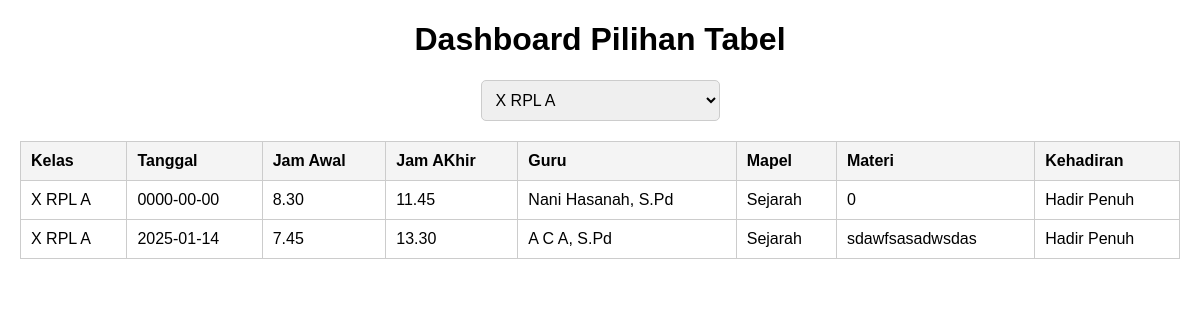
/tes.php?id=1, run on the app's committed database.
### tables this page shows
CREATE TABLE `tb_riwayat` (
  `id_riwayat` int(11) NOT NULL,
  `id_kelas` int(11) NOT NULL,
  `id_guru` int(11) NOT NULL,
  `id_mapel` int(11) NOT NULL,
  `tanggal` date NOT NULL,
  `id_awal` int(11) NOT NULL,
  `id_akhir` int(11) NOT NULL,
  `materi` text NOT NULL,
  `id_kehadiran` int(11) NOT NULL
);

CREATE TABLE `kelas` (
  `id_kelas` int(11) NOT NULL,
  `kelas` varchar(100) NOT NULL,
  `id_user` int(11) NOT NULL
);

CREATE TABLE `tb_jam_awal` (
  `id_awal` int(11) NOT NULL,
  `ket_awal` varchar(6) NOT NULL
);

CREATE TABLE `tb_jam_akhir` (
  `id_akhir` int(11) NOT NULL,
  `ket_akhir` varchar(6) NOT NULL
);

CREATE TABLE `guru` (
  `id_guru` int(11) NOT NULL,
  `nama_guru` varchar(100) NOT NULL
);

CREATE TABLE `mapel` (
  `id_mapel` int(11) NOT NULL,
  `mapel` varchar(100) NOT NULL
);

CREATE TABLE `kehadiran` (
  `id_kehadiran` int(11) NOT NULL,
  `kode_kehadiran` varchar(100) NOT NULL,
  `ket_kehadiran` varchar(100) NOT NULL
);

### tes.php (the view, shortened to what this page needs)
<?php
    include "koneksi.php";
    $query = mysqli_query($koneksi, "SELECT * from kelas");
if (isset($_GET['id'])) {
    $id = $_GET['id'];
    if (isset($id) && $id != "") {
        $table = mysqli_query($koneksi, "SELECT tb_riwayat.id_riwayat, tb_riwayat.id_kelas, kelas.kelas, tb_riwayat.tanggal, tb_jam_awal.ket_awal, tb_jam_akhir.ket_akhir, guru.nama_guru, mapel.mapel, tb_riwayat.materi, kehadiran.ket_kehadiran
        from tb_riwayat
        inner join kelas on tb_riwayat.id_kelas = kelas.id_kelas
        join tb_jam_awal on tb_riwayat.id_awal = tb_jam_awal.id_awal
        join tb_jam_akhir on tb_riwayat.id_akhir = tb_jam_akhir.id_akhir
        join guru on tb_riwayat.id_guru = guru.id_guru
        join kehadiran on tb_riwayat.id_kehadiran = kehadiran.id_kehadiran
        join mapel on tb_riwayat.id_mapel = mapel.id_mapel
        where tb_riwayat.id_kelas = $id");
    }
}
?>
<!DOCTYPE html>
<html lang="en">
<head>
</head>
<body>
    <h1>Dashboard Pilihan Tabel</h1>
    <div class="select-container">
        <form id="myForm" action="" method="GET">
            <select id="tableSelector" name="id" onchange="submitForm()">
                <?php
                    while ($kelas = $query->fetch_assoc()) {
                        $valid = $kelas['id_kelas'];
                        if ($kelas['kelas'] == 'admin') {
                            break;
                        }
                ?>
                <option value="<?php echo $kelas['id_kelas'] ; ?>" <?php echo (isset($id) && $id == "$valid") ? 'selected' : ''; ?>><?php echo $kelas['kelas'] ; ?></option>
                <?php
                    }
                ?>
                </select>
        </form>
    </div>
    <?php
        if (isset($id) && $id != "") {
    ?><div>
    <table>
        <tr>
            <th>Kelas</th>
            <th>Tanggal</th>
            <th>Jam Awal</th>
            <th>Jam AKhir</th>
            <th>Guru</th>
            <th>Mapel</th>
            <th>Materi</th>
            <th>Kehadiran</th>
        </tr>
        <?php
            while ($data = $table-> fetch_assoc()) {
        ?>
        <tr>
            <td><?php echo $data['kelas'] ; ?></td>
            <td><?php echo $data['tanggal'] ; ?></td>
            <td><?php echo $data['ket_awal'] ; ?></td>
            <td><?php echo $data['ket_akhir'] ; ?></td>
            <td><?php echo $data['nama_guru'] ; ?></td>
            <td><?php echo $data['mapel'] ; ?></td>
            <td><?php echo $data['materi'] ; ?></td>
            <td><?php echo $data['ket_kehadiran'] ; ?></td>
        </tr>
        <?php
            }
        ?>
    </table>
    </div>
    <?php
        }
    ?>
</body>
</html>

### tes.php (style rules this page uses)
body { font-family: Arial, sans-serif; margin: 20px; }
h1 { text-align: center; }
.select-container { display: flex; justify-content: center; margin: 20px 0; }
select { padding: 10px; font-size: 16px; border: 1px solid #ccc; border-radius: 5px; }
table { width: 100%; border-collapse: collapse; margin-top: 20px; }
table, th, td { border: 1px solid #ccc; }
th, td { padding: 10px; text-align: left; }
th { background-color: #f4f4f4; }

### data on the page
tb_riwayat: id_kelas.kelas "X RPL A", tanggal "0000-00-00", id_awal.ket_awal "8.30", id_akhir.ket_akhir "11.45", id_guru.nama_guru "Nani Hasanah, S.Pd", id_mapel.mapel "Sejarah", materi "0", id_kehadiran.ket_kehadiran "Hadir Penuh"
tb_riwayat: id_kelas.kelas "X RPL A", tanggal "2025-01-14", id_awal.ket_awal "7.45", id_akhir.ket_akhir "13.30", id_guru.nama_guru "A C A, S.Pd", id_mapel.mapel "Sejarah", materi "sdawfsasadwsdas", id_kehadiran.ket_kehadiran "Hadir Penuh"

### other printed values
form field id "X RPL A"
